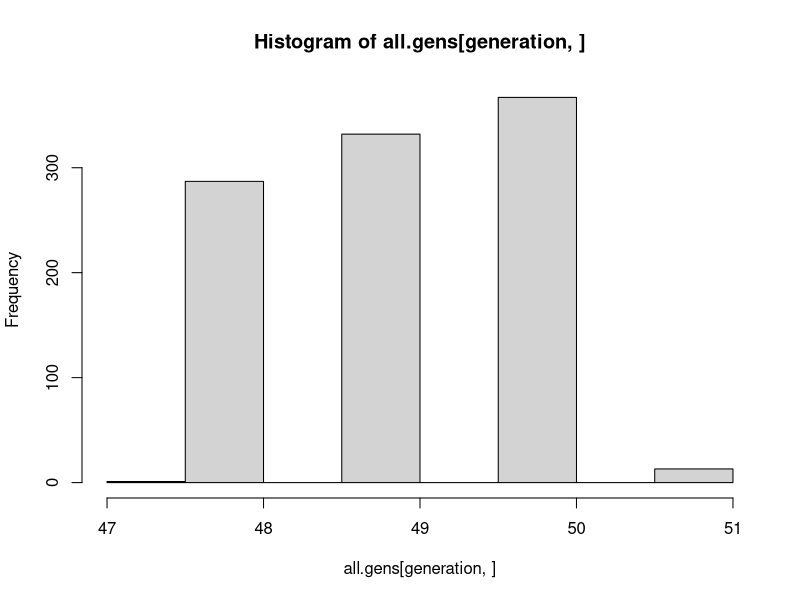

Here is the R script that generated this plot:
#!/usr/bin/env Rscript

individuals <- 1000
loci <- 100
mutation <- 10^-5
generation <- 10^5
drift.prop <- 0.9
bottleneck.prop <- 0.1

all.gens <- matrix(nrow=generation, ncol=individuals)

all.gens[1, ] <- loci / 2
for (i in 2:generation) {
	cur <- all.gens[i - 1, ]
	# mutation
	cur <- rbinom(cur, cur, mutation) + rbinom(cur, loci - cur, 1 - mutation)
	# drift
	cur <- sample(cur, length(cur), replace=TRUE)
	all.gens[i, ] <- cur
}

hist(all.gens[generation, ])

